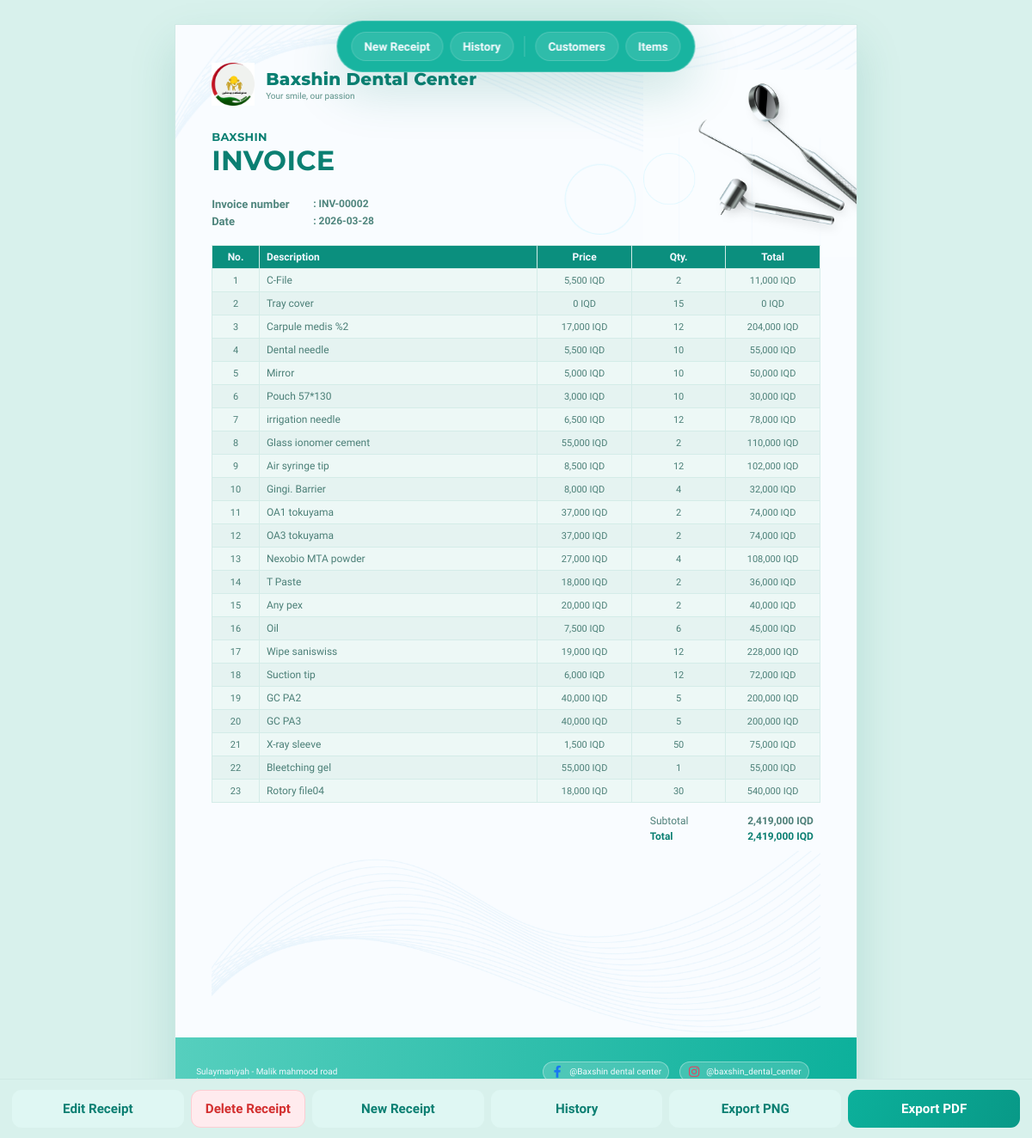
Page /receipt/2 on the committed database.
### tables this page shows
CREATE TABLE receipts (
                id INTEGER PRIMARY KEY AUTOINCREMENT,
                receipt_number TEXT UNIQUE NOT NULL,
                sid TEXT NOT NULL,
                customer_name TEXT NOT NULL,
                invoice_date TEXT NOT NULL,
                tax_rate REAL NOT NULL DEFAULT 0,
                subtotal REAL NOT NULL,
                tax REAL NOT NULL,
                total REAL NOT NULL,
                notes TEXT,
                created_at TEXT NOT NULL,
                FOREIGN KEY (sid) REFERENCES sids(sid)
            );

CREATE TABLE receipt_items (
                id INTEGER PRIMARY KEY AUTOINCREMENT,
                receipt_id INTEGER NOT NULL,
                description TEXT NOT NULL,
                qty REAL NOT NULL,
                price REAL NOT NULL,
                line_total REAL NOT NULL,
                FOREIGN KEY (receipt_id) REFERENCES receipts(id) ON DELETE CASCADE
            );

### app.py (the view)
@app.route("/receipt/<int:receipt_id>")
def view_receipt(receipt_id: int) -> str:
    with get_db() as conn:
        receipt = conn.execute(
            "SELECT * FROM receipts WHERE id = ?",
            (receipt_id,),
        ).fetchone()
        if receipt is None:
            return "Receipt not found", 404
        items = conn.execute(
            "SELECT description, qty, price, line_total FROM receipt_items WHERE receipt_id = ? ORDER BY id",
            (receipt_id,),
        ).fetchall()
    branding = load_branding()
    logo_src = resolve_logo_src(str(branding.get("logo_url", "")))
    return render_template("receipt.html", receipt=receipt, items=items, branding=branding, logo_src=logo_src)

### app.py (called while the page is built, shortened)
def get_db() -> sqlite3.Connection:
    conn = sqlite3.connect(DB_PATH)
    conn.row_factory = sqlite3.Row
    conn.execute("PRAGMA foreign_keys = ON")
    return conn

@app.template_filter("iqd")
def format_iqd(value: Any) -> str:
    try:
        amount = int(round(float(value)))
    except (TypeError, ValueError):
        amount = 0
    return f"{amount:,} IQD"

def resolve_logo_src(logo_url: str) -> str:
    raw = (logo_url or "").strip()
    if not raw:
        return ""
    normalized = raw.replace("\\", "/")
    if normalized.startswith(("http://", "https://", "data:", "/img/", "/logo-local")):
        return normalized
    if normalized.startswith("img/"):
        return url_for("serve_img", filename=normalized[4:])

### templates/receipt.html (shortened to what this page needs)
<!doctype html>
<html lang="en">
<head>
  <link rel="stylesheet" href="https://cdnjs.cloudflare.com/ajax/libs/font-awesome/6.4.0/css/all.min.css" />
  <link rel="stylesheet" href="{{ url_for('static', filename='styles.css') }}" />
</head>
<body class="receipt-preview-body">
  <main class="receipt-preview-wrap">
    <article class="receipt-canvas" aria-label="Printable receipt">
      <img class="deco-wave-top" src="{{ url_for('serve_img', filename='g4865.png') }}" alt="" />
      <img class="deco-tools" src="{{ url_for('serve_img', filename='g4863.png') }}" alt="" />
      <section class="receipt-main">
        <header class="brand-head">
          <div class="brand-row">
            {% if logo_src %}
              <img class="brand-logo" src="{{ logo_src }}" alt="Logo" />
            {% else %}
              <div class="brand-logo-fallback" aria-hidden="true"></div>
            {% endif %}
            <div class="brand-copy">
              <p class="brand-name">{{ branding.clinic_name }}</p>
              <p class="brand-tagline">{{ branding.clinic_tagline }}</p>
            </div>
          </div>
          <div class="doc-title">
            <p>{{ branding.document_title_small }}</p>
            <h1>{{ branding.document_title_big }}</h1>
          </div>
          <div class="invoice-meta-grid">
            <p>Invoice number</p>
            <p>: {{ receipt.receipt_number }}</p>
            <p>Date</p>
            <p>: {{ receipt.invoice_date }}</p>
          </div>
        </header>
        <table class="invoice-table">
          <thead>
            <tr>
              <th>No.</th>
              <th>Description</th>
              <th>Price</th>
              <th>Qty.</th>
              <th>Total</th>
            </tr>
          </thead>
          <tbody>
            {% for item in items %}
              <tr>
                <td>{{ loop.index }}</td>
                <td>{{ item.description }}</td>
                <td>{{ item.price|iqd }}</td>
                <td>{{ item.qty|int }}</td>
                <td>{{ item.line_total|iqd }}</td>
              </tr>
            {% endfor %}
          </tbody>
        </table>
        <section class="receipt-lower">
          <div class="totals-box">
            <p><span>Subtotal</span><strong>{{ receipt.subtotal|iqd }}</strong></p>
            <p class="grand"><span>Total</span><strong>{{ receipt.total|iqd }}</strong></p>
          </div>
        </section>
        <img class="deco-wave-mid" src="{{ url_for('serve_img', filename='g4861.png') }}" alt="" />
      </section>
      <footer class="receipt-foot">
        <div class="foot-address">
          {% for line in branding.address_lines %}
            {% if line and line|trim %}
              <p>{{ line }}</p>
            {% endif %}
          {% endfor %}
        </div>
        {% if branding.social_media and (branding.social_media.facebook or branding.social_media.instagram or branding.social_media.whatsapp) %}
          <div class="foot-socials">
            {% if branding.social_media.facebook and branding.social_media.facebook|trim %}
              <p class="social-item social-facebook"><i class="fab fa-facebook-f"></i><span>{{ branding.social_media.facebook }}</span></p>
            {% endif %}
            {% if branding.social_media.instagram and branding.social_media.instagram|trim %}
              <p class="social-item social-instagram"><i class="fab fa-instagram"></i><span>{{ branding.social_media.instagram }}</span></p>
            {% endif %}
            {% if branding.social_media.whatsapp and branding.social_media.whatsapp|trim %}
              <p class="social-item social-whatsapp"><span>{{ branding.social_media.whatsapp }}</span></p>
            {% endif %}
          </div>
        {% endif %}
      </footer>
    </article>
    <div class="receipt-actions-bar no-print">
      <a href="{{ url_for('edit_receipt', receipt_id=receipt.id) }}" class="button ghost">Edit Receipt</a>
      <form method="post" action="{{ url_for('delete_receipt', receipt_id=receipt.id) }}" onsubmit="return confirm('Delete this receipt permanently? This cannot be undone.');">
        <button class="button remove" type="submit">Delete Receipt</button>
      </form>
      <a href="{{ url_for('index') }}" class="button ghost">New Receipt</a>
      <a href="{{ url_for('history') }}" class="button ghost">History</a>
      <button class="button ghost" id="export-png" type="button">Export PNG</button>
      <button class="button primary" id="export-pdf" type="button">Export PDF</button>
    </div>
  </main>
  <nav class="floating-dock">
    <a href="{{ url_for('index') }}" class="dock-item" title="New Receipt">New Receipt</a>
    <a href="{{ url_for('history') }}" class="dock-item" title="View Receipts">History</a>
    <a href="{{ url_for('customers_list') }}" class="dock-item" title="Manage Customers">Customers</a>
    <a href="{{ url_for('items_list') }}" class="dock-item" title="Manage Items">Items</a>
  </nav>
</body>
</html>

### rows in the picture
receipts: receipt_number "INV-00002", invoice_date "2026-03-28", subtotal|iqd "2,419,000 IQD", total|iqd "2,419,000 IQD"
receipt_items: description "C-File", price|iqd "5,500 IQD", qty "2", line_total|iqd "11,000 IQD"
receipt_items: description "Tray cover", price|iqd "0 IQD", qty "15", line_total|iqd "0 IQD"
receipt_items: description "Carpule medis %2", price|iqd "17,000 IQD", qty "12", line_total|iqd "204,000 IQD"
receipt_items: description "Dental needle", price|iqd "5,500 IQD", qty "10", line_total|iqd "55,000 IQD"
receipt_items: description "Mirror", price|iqd "5,000 IQD", qty "10", line_total|iqd "50,000 IQD"
receipt_items: description "Pouch 57*130", price|iqd "3,000 IQD", qty "10", line_total|iqd "30,000 IQD"
receipt_items: description "irrigation needle", price|iqd "6,500 IQD", qty "12", line_total|iqd "78,000 IQD"
receipt_items: description "Glass ionomer cement", price|iqd "55,000 IQD", qty "2", line_total|iqd "110,000 IQD"
receipt_items: description "Air syringe tip", price|iqd "8,500 IQD", qty "12", line_total|iqd "102,000 IQD"
receipt_items: description "Gingi. Barrier", price|iqd "8,000 IQD", qty "4", line_total|iqd "32,000 IQD"
receipt_items: description "OA1 tokuyama", price|iqd "37,000 IQD", qty "2", line_total|iqd "74,000 IQD"
receipt_items: description "OA3 tokuyama", price|iqd "37,000 IQD", qty "2", line_total|iqd "74,000 IQD"
receipt_items: description "Nexobio MTA powder", price|iqd "27,000 IQD", qty "4", line_total|iqd "108,000 IQD"
receipt_items: description "T Paste", price|iqd "18,000 IQD", qty "2", line_total|iqd "36,000 IQD"
receipt_items: description "Any pex", price|iqd "20,000 IQD", qty "2", line_total|iqd "40,000 IQD"
receipt_items: description "Oil", price|iqd "7,500 IQD", qty "6", line_total|iqd "45,000 IQD"
receipt_items: description "Wipe saniswiss", price|iqd "19,000 IQD", qty "12", line_total|iqd "228,000 IQD"
receipt_items: description "Suction tip", price|iqd "6,000 IQD", qty "12", line_total|iqd "72,000 IQD"
receipt_items: description "GC PA2", price|iqd "40,000 IQD", qty "5", line_total|iqd "200,000 IQD"
receipt_items: description "GC PA3", price|iqd "40,000 IQD", qty "5", line_total|iqd "200,000 IQD"
receipt_items: description "X-ray sleeve", price|iqd "1,500 IQD", qty "50", line_total|iqd "75,000 IQD"
receipt_items: description "Bleetching gel", price|iqd "55,000 IQD", qty "1", line_total|iqd "55,000 IQD"
receipt_items: description "Rotory file04", price|iqd "18,000 IQD", qty "30", line_total|iqd "540,000 IQD"

### other values in the picture
{{ branding.clinic_name }} "Baxshin Dental Center"
{{ branding.clinic_tagline }} "Your smile, our passion"
{{ branding.document_title_small }} "BAXSHIN"
{{ branding.document_title_big }} "INVOICE"
{{ line }} "Sulaymaniyah - Malik mahmood road"
{{ branding.social_media.facebook }} "@Baxshin dental center"
{{ branding.social_media.instagram }} "@baxshin_dental_center"
